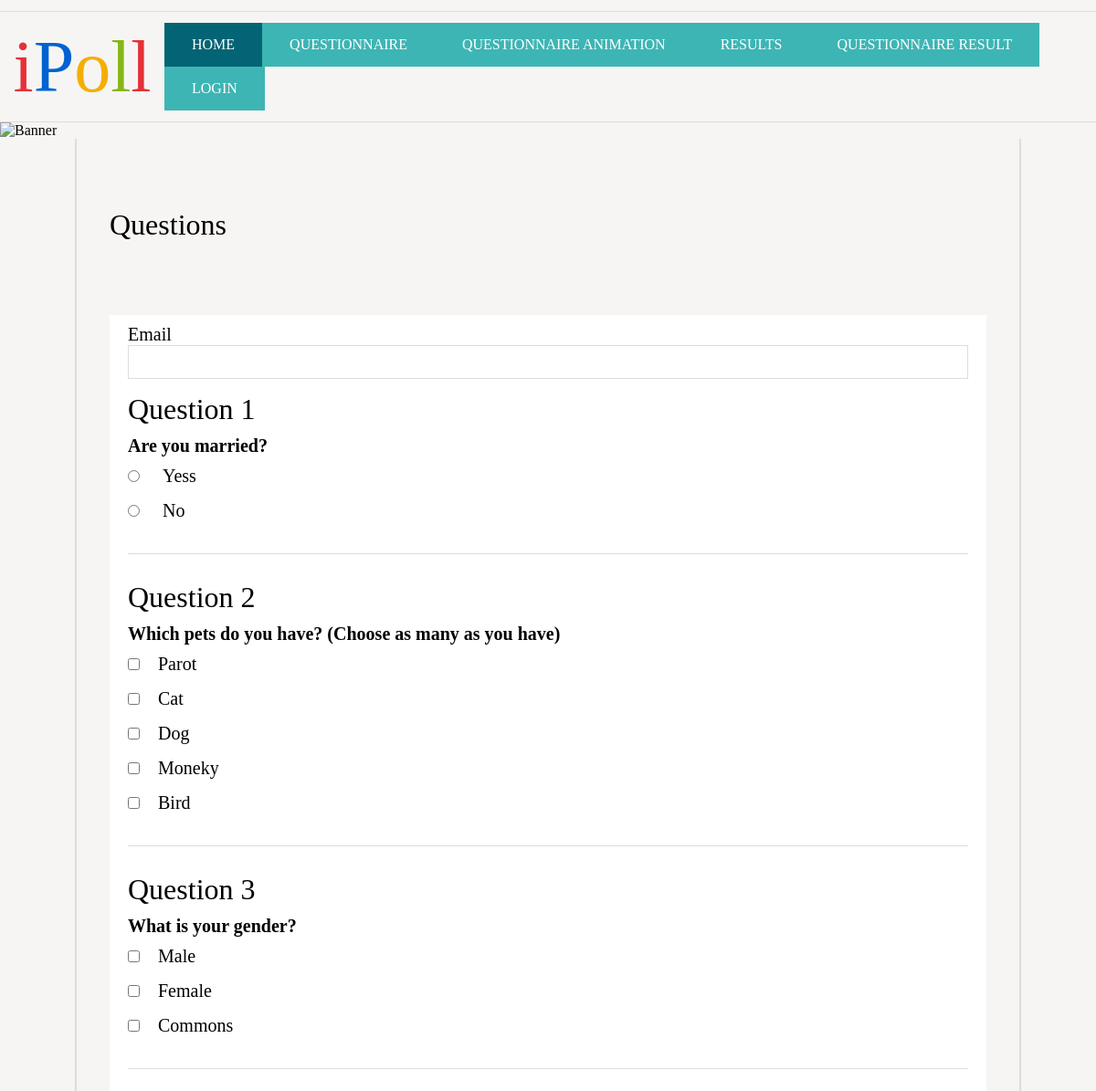
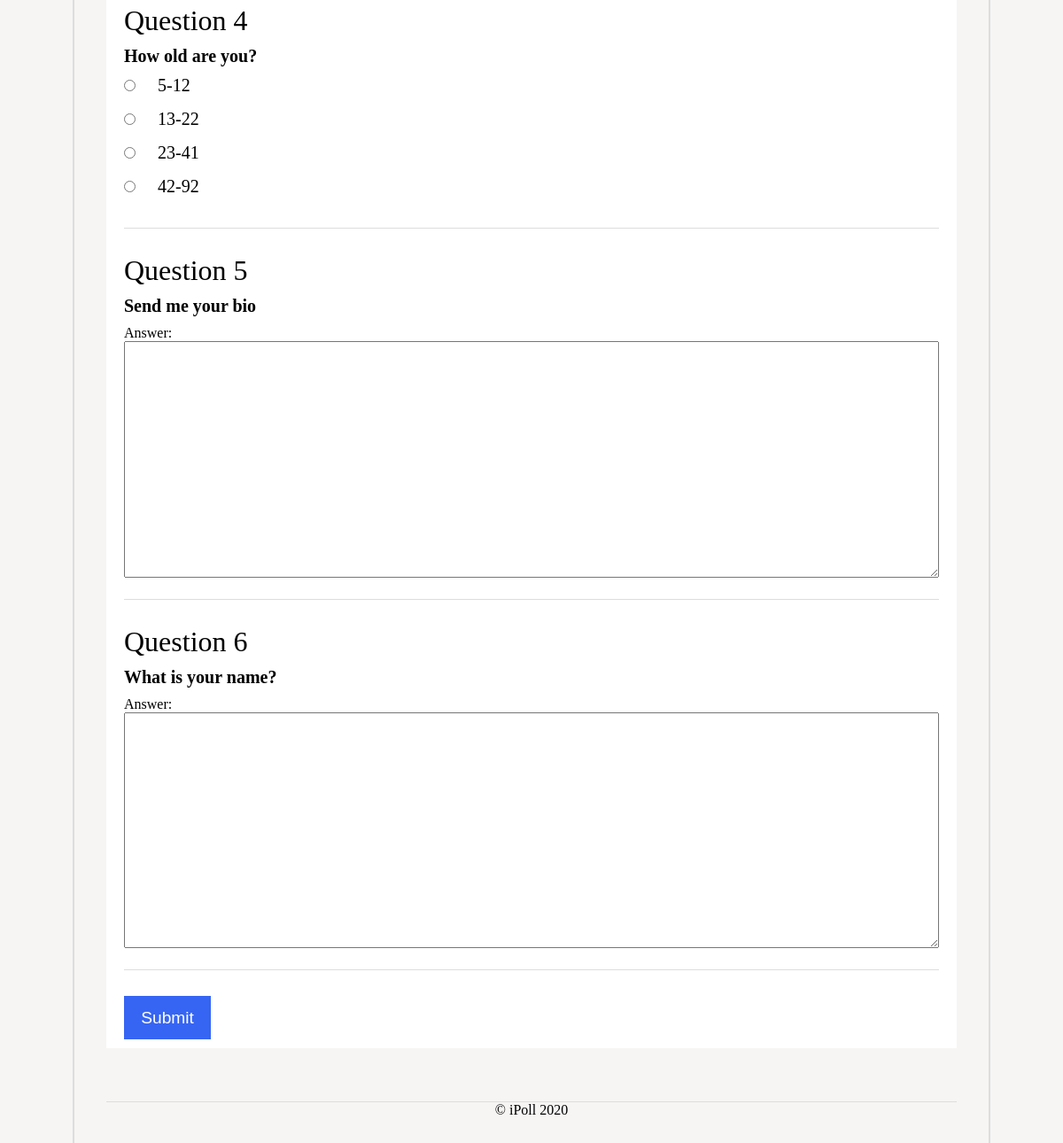
The page / on the database its author committed (2 pictures, top to bottom).
### tables this page shows
CREATE TABLE `questions` (
  `id` int NOT NULL,
  `user_id` int DEFAULT NULL,
  `question` text,
  `type` int NOT NULL,
  `is_global` tinyint(1) NOT NULL DEFAULT '1',
  `number_of_ans` int DEFAULT NULL,
  `added_on` datetime DEFAULT NULL
);

CREATE TABLE `answers` (
  `id` int NOT NULL,
  `question_id` int NOT NULL,
  `answer` text
);

### functions.php (called while the page is built, shortened)
<?php
include './admin/config.php';
function home_url()
{
    global $site_url_suffix;
    return sprintf(
        "%s://%s/%s",
        isset($_SERVER['HTTPS']) && $_SERVER['HTTPS'] != 'off' ? 'https' : 'http',
        $_SERVER['SERVER_NAME'],
        $site_url_suffix
    );
}
function is_user_logged_in()
{
    return false;
}
function get_answers_by_question_id($id)
{
    global $conn;
    $stmt = $conn->prepare("SELECT * FROM answers WHERE question_id=:question_id");
    $stmt->execute(['question_id' => $id]);
    return $stmt->fetchAll();
}
function get_current_filename()
{
    $name = basename($_SERVER["SCRIPT_FILENAME"]);
    return $name;
}
function nav_active_class($filename, $className = 'active')
{
    if (get_current_filename() == $filename) {
        return $className;
    }
    return '';
}

### admin/config.php (called while the page is built, shortened)
<?php
$site_url_suffix = "polling/";

### index.php (the view, shortened to what this page needs)
<?php include './includes/header.php';?>
<?php
    $email_error = '';
    $success_msg = '';
    $stmt        = $conn->prepare("SELECT * FROM questions WHERE is_global=:is_global ORDER BY id DESC");
    $stmt->execute(['is_global' => 1]);
    $questions = $stmt->fetchAll();
?>
<main>
    <h1>Questions</h1>
    <h4 class="text-danger text-center error-message"><?php echo $email_error; ?></h4>
    <h4 class="text-success text-center success-message"><?php echo $success_msg; ?></h4>
    <ul class="questions">
        <?php if (count($questions) > 0): ?>
        <form class="question-form" action="<?php echo $_SERVER['REQUEST_URI']; ?>" method="POST">
            <div class="form-group">
                <label for="email">Email</label>
                <input type="email" id="email" name="email"
                    value="<?php echo isset($_SESSION['polling_email']) ? $_SESSION['polling_email'] : ''; ?>"
                    require="required">
            </div>
            <?php foreach ($questions as $index => $question): ?>
            <li>
                <h2>Question <?php echo $index + 1; ?></h2>
                <h3><?php echo $question['question'] ?></h3>
                <?php $answers = get_answers_by_question_id($question['id']);?>
                <?php if ($question['type'] == 3): ?>
                <label>Answer:</label>
                <textarea name="open[<?php echo $question['id']; ?>]"></textarea>
                <?php elseif ($question['type'] == 2): ?>
                <?php foreach ($answers as $answer): ?>
                <div class="form-group check-input">
                    <input type="checkbox" id="answer_<?php echo $answer['id']; ?>"
                        name="check[<?php echo $question['id'] ?>][<?php echo $answer['id'] ?>]"
                        value="<?php echo $answer['id'] ?>" /><label
                        for="answer_<?php echo $answer['id']; ?>"><?php echo $answer['answer'] ?></label>
                </div>
                <?php endforeach;?>
                <?php else: ?>
                <?php if (count($answers)): ?>
                <?php foreach ($answers as $answer): ?>
                <div class="form-group check-input">
                    <input type="radio" id="answer_<?php echo $answer['id']; ?>"
                        name="radio[<?php echo $question['id'] ?>]" value="<?php echo $answer['id'] ?>" />
                    <label for="answer_<?php echo $answer['id']; ?>"><?php echo $answer['answer'] ?></label>
                </div>
                <?php endforeach;?>
                <?php endif;?>
                <?php endif;?>
            </li>
            <?php endforeach;?>
            <input type="submit" name="front_answer_submit" value="Submit" />
        </form>
        <?php endif;?>
    </ul>
    <?php include './includes/footer.php';?>

### includes/header.php (shortened to what this page needs)
<?php include './functions.php';?>
<!DOCTYPE html>
<html>
<head>
    <link rel="stylesheet" href="assets/Chart.min.css" />
    <link rel="stylesheet" href="assets/owl.carousel.min.css">
    <link rel="stylesheet" href="assets/owl.theme.default.min.css">
    <link rel="stylesheet" href="ipoll.css" />
</head>
<body>
    <header>
        <h1><span class="i">i</span><span class="b">P</span><span class="u">o</span><span class="y">l</span><span
                class="i">l</span></h1>
        <div class="navbar">
            <ul class="nav-menu float-right">
                <li><a class="<?php echo nav_active_class('index.php'); ?>" href="<?php echo home_url(); ?>">Home</a>
                </li>
                <li><a class="<?php echo nav_active_class('questionnaire.php'); ?>"
                        href="<?php echo home_url() . 'questionnaire.php'; ?>">Questionnaire</a></li>
                <li><a class="<?php echo nav_active_class('questionnaire-slide.php'); ?>" href="<?php echo home_url() . 'questionnaire-slide.php'; ?>">Questionnaire Animation</a></li>
                <li><a class="<?php echo nav_active_class('results.php'); ?>"
                        href="<?php echo home_url() . 'results.php'; ?>">Results</a></li>
                <li><a class="<?php echo nav_active_class('questionnaire-result.php'); ?>" href="<?php echo home_url() . 'questionnaire-result.php'; ?>">Questionnaire Result</a></li>
                <?php if (is_user_logged_in()): ?>
                <li><a href="<?php echo admin_url(); ?>">Dashboard</a></li>
                <?php else: ?>
                <li><a href="<?php echo home_url() . 'login.php'; ?>">Login</a></li>
                <?php endif;?>
            </ul>
        </div>
    </header>
    <img src="images/randombanner.php" alt="Banner" />

### includes/footer.php
<footer class="text-center">
    &copy; iPoll <?php echo date('Y') ?>
</footer>
</body>
</html>

### ipoll.css (style rules this page uses)
* { margin: 0; padding: 0; }
body { font-family: 'Oxygen-Regular'; background-color: #f6f5f4; max-width: 100vw; overflow-x: hidden; }
h1, h2, h3, h4 { font-weight: normal; }
a, a:visited { color: #444; }
header { margin-top: 1vw; font-family: 'Univers-Light-Normal'; display: grid; grid-template-columns: 15% 85%; align-items: center; padding-top: 1vw; padding-bottom: 1vw; border-top: 1px solid #ddd; border-bottom: 1px solid #ddd; }
header h1 { text-align: center; font-size: 5em; }
form { display: block; }
body > img { width: 100vw; }
header .i { color: #e43137; }
header .b { color: #0063d1; }
header .u { color: #f4ae01; }
header .y { color: #85b716; }
.questions { list-style-type: none; }
h2, h3 { display: block; float: none; }
main { padding: 3vw; display: block; overflow: hidden; width: 80vw; margin: auto; border-left: 2px solid #ddd; border-right: 2px solid #ddd; }
main h1 { margin-top: 40px; margin-bottom: 40px; }
textarea { width: 100%; height: 20em; padding: 10px 20px; box-sizing: border-box; }
footer { margin-top: 5vw; border-top: 1px solid #ddd; }
label { font-size: 1em; margin-bottom: 0.5em; }
input[type=email], input[type=text], input[type=password] { padding: 10px 20px; width: 100%; border: 1px solid #ddd; outline: none; box-sizing: border-box; }
main form input[type=submit] { background-color: #3665f3; color: white; flex-grow: 0; margin-left: auto; font-size: 1.2em; padding: 0.7em 1em; cursor: pointer; border: 0; }
.float-right { float: right; }
ul.nav-menu { margin: 0; padding: 0; list-style: none; }
ul.nav-menu li { float: left; }
ul.nav-menu li a { padding: 15px 30px; background: #3db5b4; color: #fff; display: block; text-decoration: none; text-transform: uppercase; }
.text-center { text-align: center; }
.question-form { padding: 10px 20px; box-sizing: border-box; background: #fff; }
.question-form h2 { font-size: 32px; margin-bottom: 10px; }
.question-form li { display: block; margin-bottom: 29px; width: 100%; float: left; border-bottom: 1px solid #ddd; padding-bottom: 20px; }
.question-form h3 { font-size: 20px; font-weight: bold; margin-bottom: 10px; }
.check-input label { margin-left: 20px; }
.form-group { margin-bottom: 15px; font-size: 20px; }
ul.nav-menu li a:hover, ul.nav-menu li a.active { background: #036475; }
.text-danger { color: #ff0000; }
.text-success { color: #036475; }
.error-message { padding: 10px 0; font-size: 22px; }
.success-message { padding: 10px 0; font-size: 22px; }

### rows shown on the page
questions: question "Are you married?"
answers: answer "Yess"
answers: answer "No"
questions: question "Which pets do you have? (Choose as many as you have)"
answers: answer "Parot"
answers: answer "Cat"
answers: answer "Dog"
answers: answer "Moneky"
answers: answer "Bird"
questions: question "What is your gender?"
answers: answer "Male"
answers: answer "Female"
answers: answer "Commons"
questions: question "How old are you?"
answers: answer "5-12"
answers: answer "13-22"
answers: answer "23-41"
answers: answer "42-92"
questions: question "Send me your bio"
questions: question "What is your name?"
